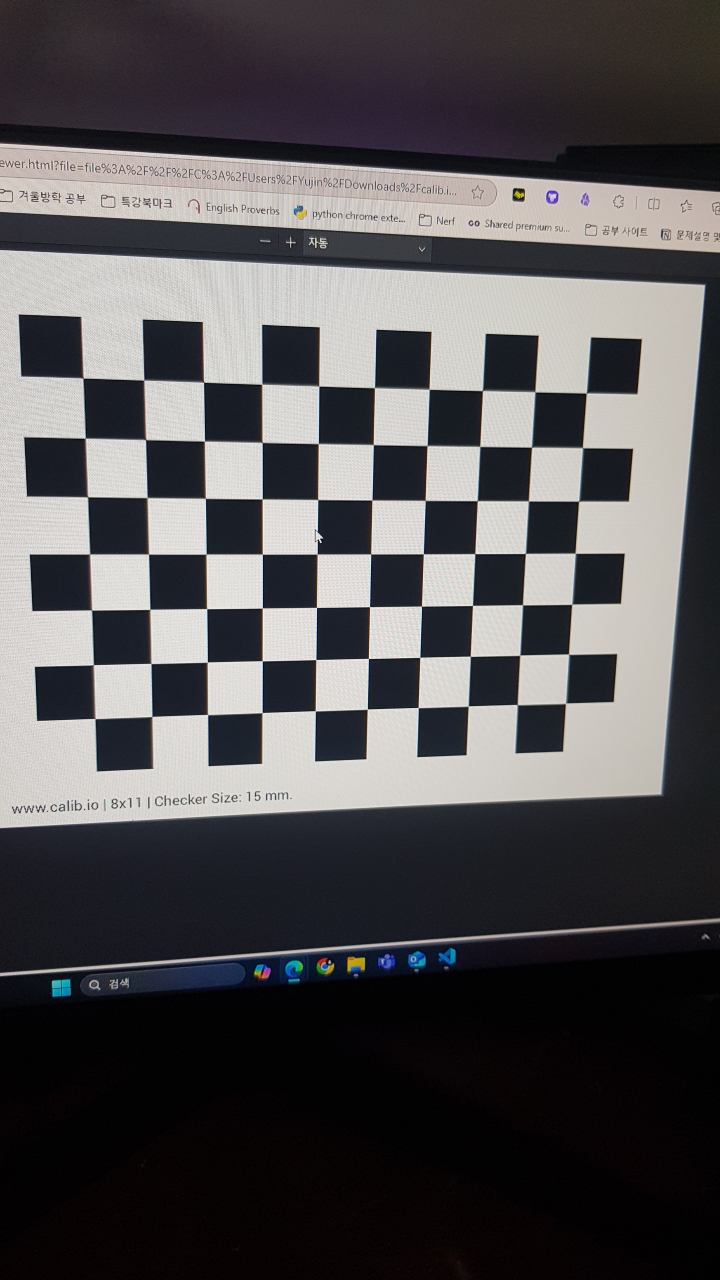
#> input picture calibration_images/KakaoTalk_20250129_170954621.jpg, 1440 x 2560 px (shown at 1/2 size); its folder holds only this picture in this run
$ python calib.py
#> lines starting #> are read from the running program, lines starting #| are printed output that depends on the picture
import cv2
import numpy as np
import glob
import time
import random

# 체스보드 크기 설정 (내부 코너 수)
chessboard_size = (11, 8)
frame_size = (640, 480)  # 리사이징 후의 해상도

# 체스보드 3D 포인트 준비
objp = np.zeros((chessboard_size[0] * chessboard_size[1], 3), np.float32)
objp[:, :2] = np.mgrid[0:chessboard_size[0], 0:chessboard_size[1]].T.reshape(-1, 2)

# 저장할 배열 준비
objpoints = [] # 3D 포인트
imgpoints = [] # 2D 포인트

# 캘리브레이션 이미지 로드
images = glob.glob("./calibration_images/*.jpg")

# 이미지 샘플링
num_samples = 30  # 사용할 샘플 수
if len(images) > num_samples:
    images = random.sample(images, num_samples)

if len(images) == 0:
    print("이미지 파일을 찾을 수 없습니다. 경로를 확인하세요.")
else:
    start_time = time.time()
    for image_file in images:
        img = cv2.imread(image_file)
#> img is the input picture: shape (2560, 1440, 3); mean B, G, R 82.6, 80.8, 82.7
        img = cv2.resize(img, frame_size)  # 이미지 리사이징
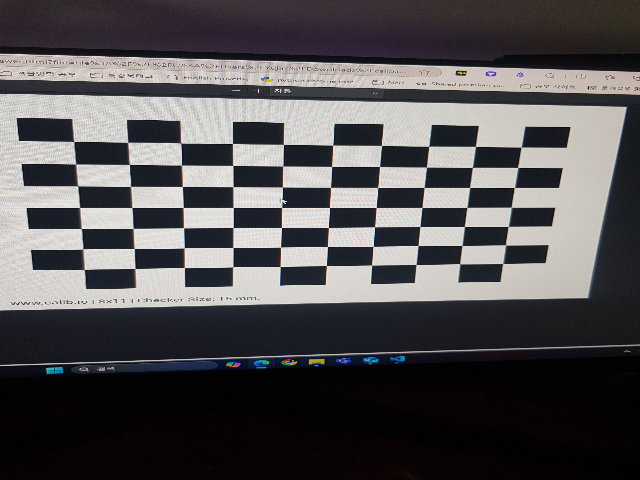
#> img: shape (480, 640, 3); mean B, G, R 82.5, 80.7, 82.6
        gray = cv2.cvtColor(img, cv2.COLOR_BGR2GRAY)

        # 체스보드 코너 찾기
        ret, corners = cv2.findChessboardCorners(gray, chessboard_size, None)
#> ret = False; corners = None

        if ret:
            objpoints.append(objp)
            imgpoints.append(corners)

            # 코너 그리기
            cv2.drawChessboardCorners(img, chessboard_size, corners, ret)
            cv2.imshow('Chessboard', img)
            cv2.waitKey(100)

    cv2.destroyAllWindows()

    if len(objpoints) > 0 and len(imgpoints) > 0:
        # 카메라 캘리브레이션
        ret, camera_matrix, dist_coeffs, rvecs, tvecs = cv2.calibrateCamera(objpoints, imgpoints, frame_size, None, None)
        np.savez("camera_calib_SPC.npz", camera_matrix=camera_matrix, dist_coeffs=dist_coeffs)
        print("카메라 캘리브레이션 완료. 결과가 저장되었습니다.")
    else:
        print("체스보드 코너를 찾을 수 있는 이미지가 충분하지 않습니다.")

    end_time = time.time()
    print(f"캘리브레이션에 걸린 시간: {end_time - start_time} 초")

$ run again, on calibration_images/KakaoTalk_20250129_170954621_04.jpg
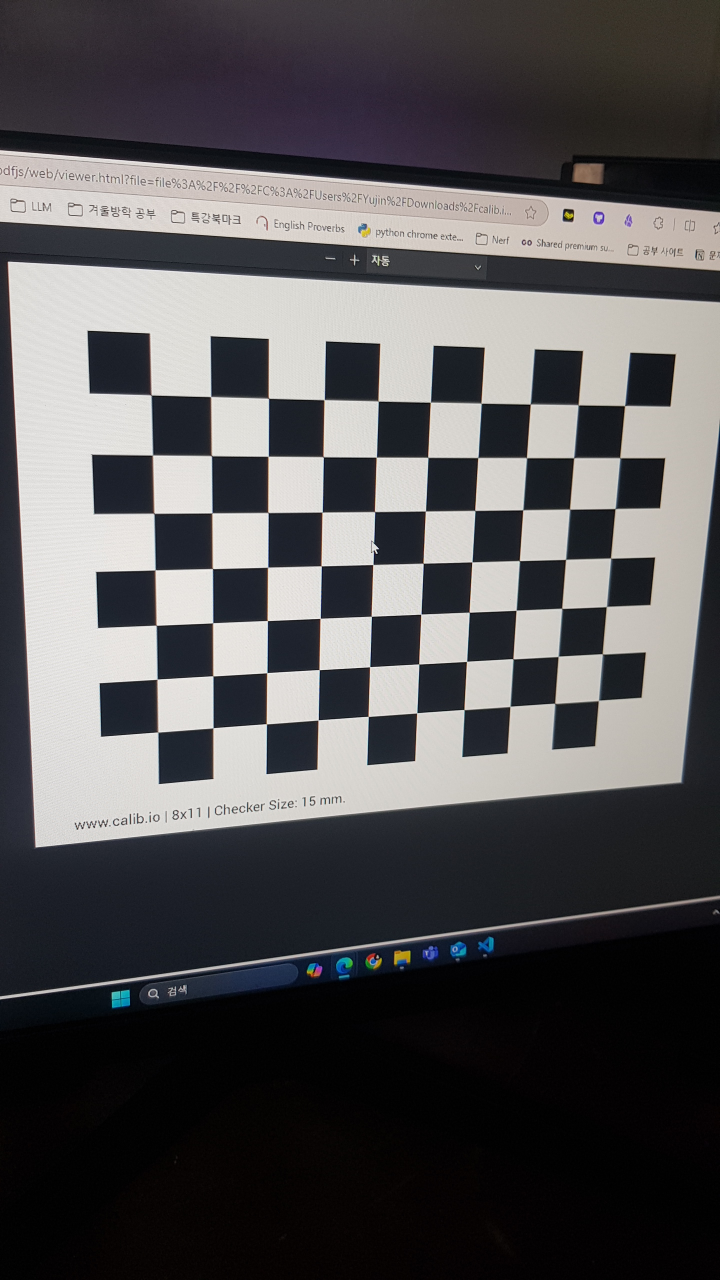
#> input picture calibration_images/KakaoTalk_20250129_170954621_04.jpg, 1440 x 2560 px (shown at 1/2 size)
#> img is the input picture: shape (2560, 1440, 3); mean B, G, R 85.5, 84.1, 85.4
#> `img = cv2.resize(img, frame_size)`:
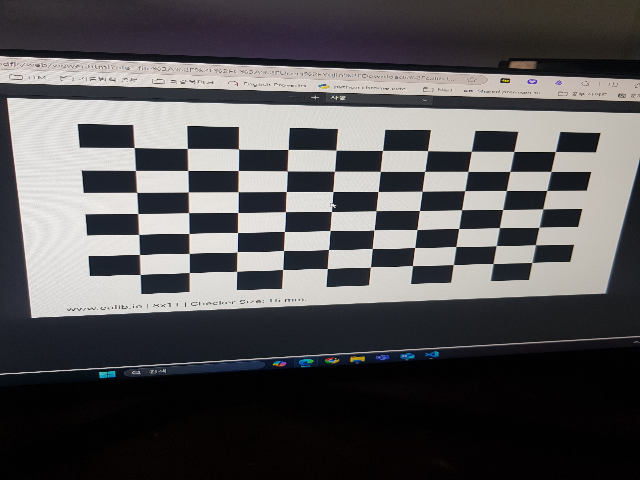
#> img: shape (480, 640, 3); mean B, G, R 85.4, 84, 85.3
#> ret = False; corners = None

$ run again, on calibration_images/KakaoTalk_20250129_170954621_05.jpg
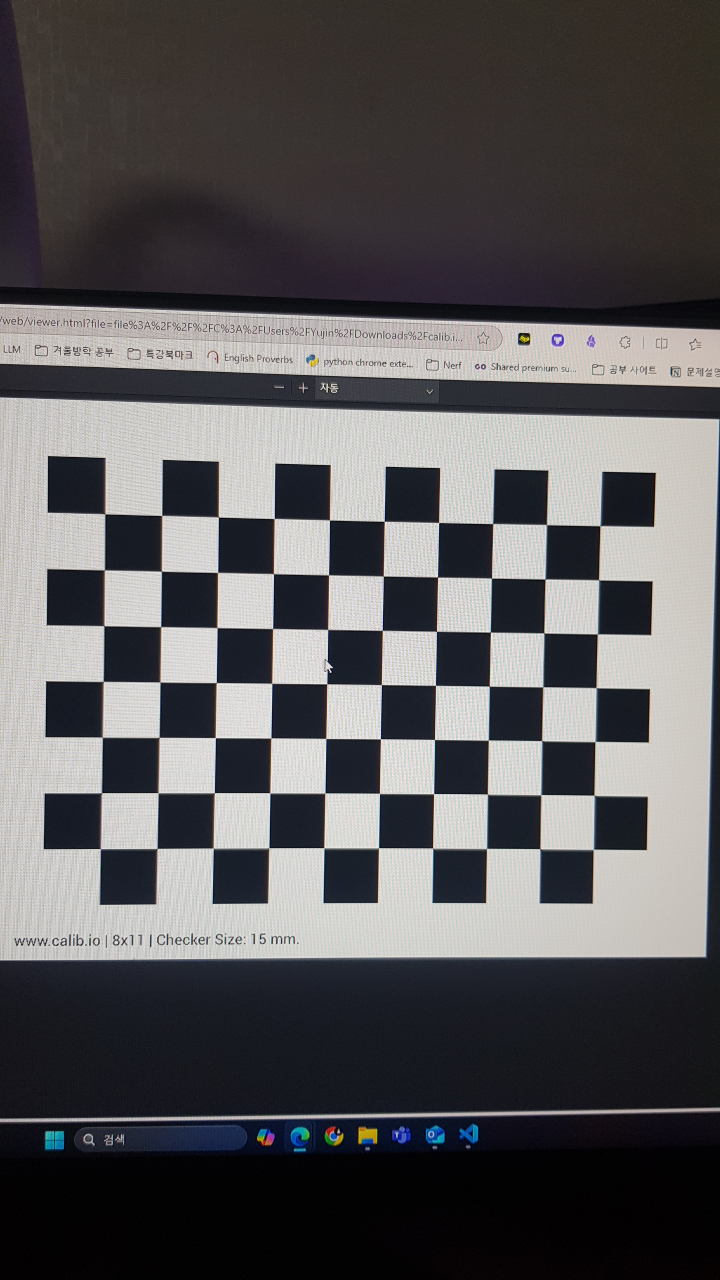
#> input picture calibration_images/KakaoTalk_20250129_170954621_05.jpg, 1440 x 2560 px (shown at 1/2 size)
#> img is the input picture: shape (2560, 1440, 3); mean B, G, R 89.9, 88.2, 89.6
#> `img = cv2.resize(img, frame_size)`:
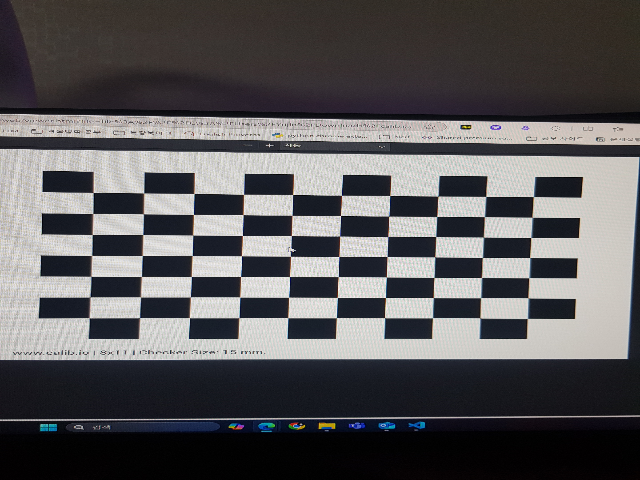
#> img: shape (480, 640, 3); mean B, G, R 89.8, 88.1, 89.5
#> ret = False; corners = None

$ run again, on calibration_images/KakaoTalk_20250129_170954621_06.jpg
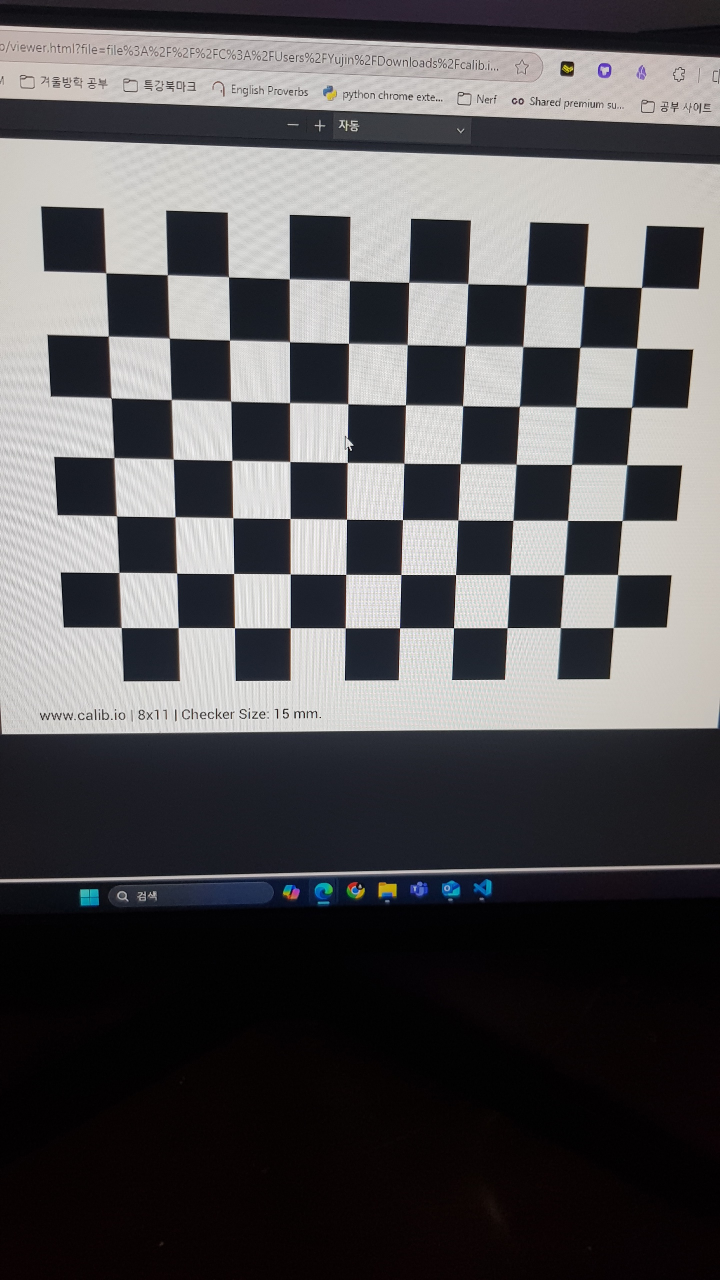
#> input picture calibration_images/KakaoTalk_20250129_170954621_06.jpg, 1440 x 2560 px (shown at 1/2 size)
#> img is the input picture: shape (2560, 1440, 3); mean B, G, R 87, 85.1, 86.4
#> `img = cv2.resize(img, frame_size)`:
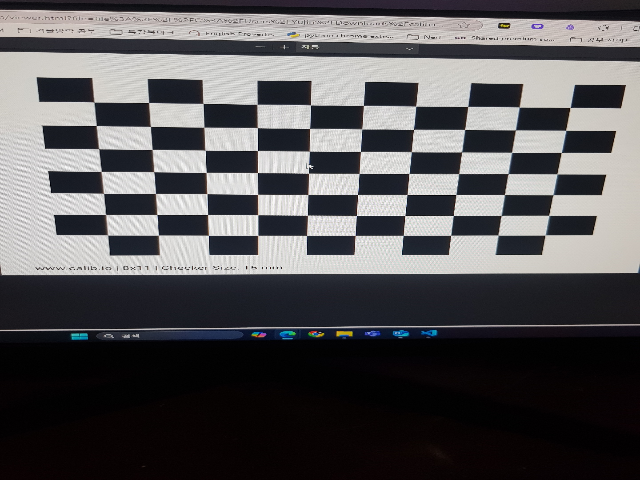
#> img: shape (480, 640, 3); mean B, G, R 87, 85.1, 86.4
#> ret = False; corners = None

$ run again, on calibration_images/KakaoTalk_20250129_170954621_01.jpg
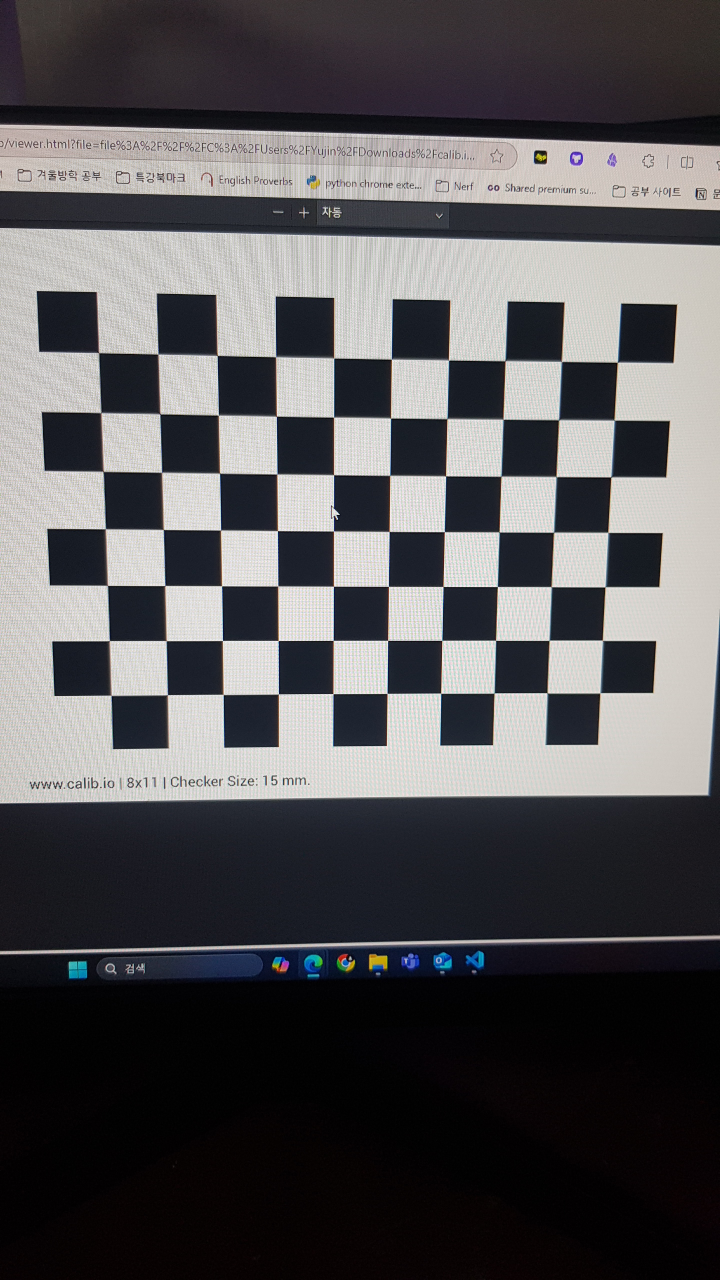
#> input picture calibration_images/KakaoTalk_20250129_170954621_01.jpg, 1440 x 2560 px (shown at 1/2 size)
#> img is the input picture: shape (2560, 1440, 3); mean B, G, R 87.3, 85.2, 86.5
#> `img = cv2.resize(img, frame_size)`:
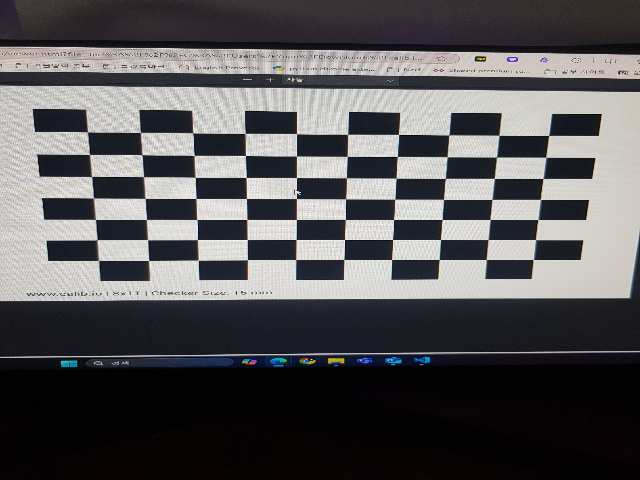
#> img: shape (480, 640, 3); mean B, G, R 87.2, 85.1, 86.4
#> ret = False; corners = None
